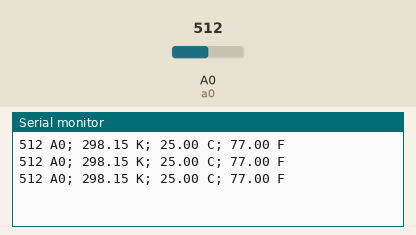
Simulated run of this sketch. Board: Arduino Uno, built with avr-gcc and run on an emulated ATmega328P. Parts: the last lines printed to the serial monitor. The inputs (shaded band) are chosen by the test bench; at power-on: A0 (a0) = 512.

Above: at 1.3 s.
1.4 s: A0 (a0) set to 716
At 1.9 s:
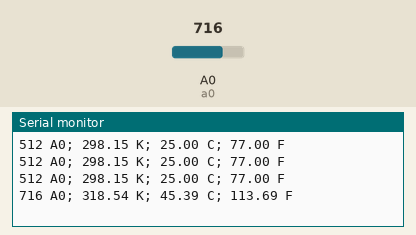
2.9 s: A0 (a0) set to 900
At 3.4 s:
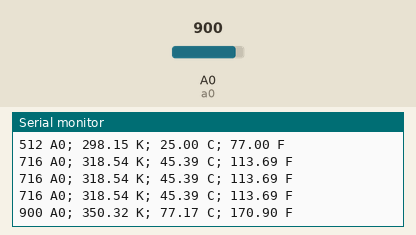
Timing chart, 0 to 5.9 s (numbered marks = the images above; inputs shaded):
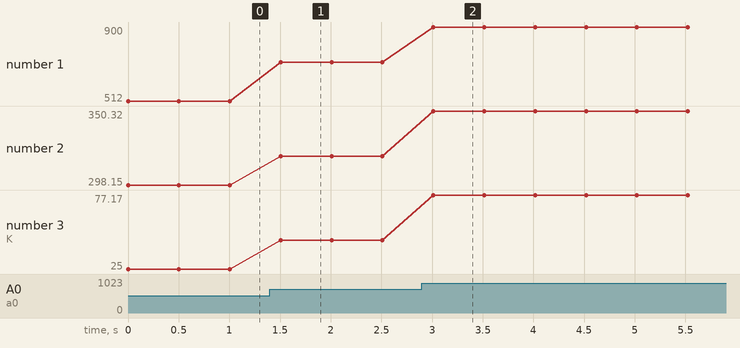

The sketch:

temp.ino
```cpp
int a0 = 0;
float r1 = 10000.;
float a = 0.001129148;
float b = 0.000234125;
float c = 0.0000000876741;

void setup()
{
  Serial.begin(57600);
}
void loop()
{

  int v = analogRead(a0);
  float r2 = r1 * (1024.0 / v - 1);
  float log_r2 = log(r2);
  float temp_k = 1.0 / (a + b * log_r2 + c * log_r2 * log_r2 * log_r2); //  Temp Kelvin
  float temp_c = temp_k - 273.15;                                       // Convert Kelvin to Celcius
  float temp_f = (temp_c * 9.0) / 5.0 + 32.0;                           // Convert Celcius to Fahrenheit

  Serial.print(v);
  Serial.print(" A0; ");
  Serial.print(temp_k);
  Serial.print(" K; ");
  Serial.print(temp_c);
  Serial.print(" C; ");
  Serial.print(temp_f);
  Serial.println(" F ");
  delay(500);
}
```

Measured:
- after the input at 1.4 s, the serial monitor: prints a new line after 0.11 s (image 1)
- after the input at 2.9 s, the serial monitor: prints a new line after 0.11 s (image 2)
- plotted number 1: 512 → 716 after the input at 1.4 s, 716 → 900 after the input at 2.9 s
- plotted number 2: 298.15 → 318.54 after the input at 1.4 s, 318.54 → 350.32 after the input at 2.9 s
- plotted number 3: 25 → 45.39 after the input at 1.4 s, 45.39 → 77.17 after the input at 2.9 s
